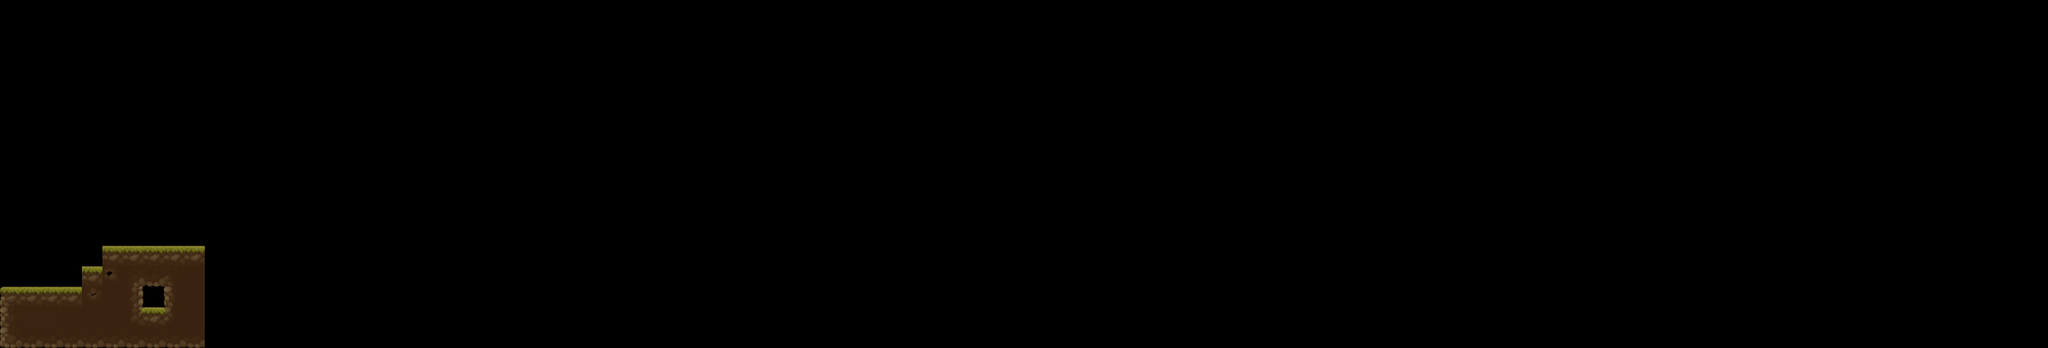

Below is a game level as drawn by its tile map, then a one-line description and the .tmx file that defines it, in full:
An orthogonal 100x17 tile map with 36x36 px tiles, 2 tile layers (terrain, moveable terrain).

<map version="1.10" tiledversion="1.10.2" orientation="orthogonal" renderorder="right-down" width="100" height="17" tilewidth="36" tileheight="36" infinite="0" nextlayerid="4" nextobjectid="1">
 <tileset firstgid="1" source="../terrain.tsx" />
 <layer id="1" name="terrain" width="100" height="17">
  <data encoding="csv">
0,0,0,0,0,0,0,0,0,0,0,0,0,0,0,0,0,0,0,0,0,0,0,0,0,0,0,0,0,0,0,0,0,0,0,0,0,0,0,0,0,0,0,0,0,0,0,0,0,0,0,0,0,0,0,0,0,0,0,0,0,0,0,0,0,0,0,0,0,0,0,0,0,0,0,0,0,0,0,0,0,0,0,0,0,0,0,0,0,0,0,0,0,0,0,0,0,0,0,0,
0,0,0,0,0,0,0,0,0,0,0,0,0,0,0,0,0,0,0,0,0,0,0,0,0,0,0,0,0,0,0,0,0,0,0,0,0,0,0,0,0,0,0,0,0,0,0,0,0,0,0,0,0,0,0,0,0,0,0,0,0,0,0,0,0,0,0,0,0,0,0,0,0,0,0,0,0,0,0,0,0,0,0,0,0,0,0,0,0,0,0,0,0,0,0,0,0,0,0,0,
0,0,0,0,0,0,0,0,0,0,0,0,0,0,0,0,0,0,0,0,0,0,0,0,0,0,0,0,0,0,0,0,0,0,0,0,0,0,0,0,0,0,0,0,0,0,0,0,0,0,0,0,0,0,0,0,0,0,0,0,0,0,0,0,0,0,0,0,0,0,0,0,0,0,0,0,0,0,0,0,0,0,0,0,0,0,0,0,0,0,0,0,0,0,0,0,0,0,0,0,
0,0,0,0,0,0,0,0,0,0,0,0,0,0,0,0,0,0,0,0,0,0,0,0,0,0,0,0,0,0,0,0,0,0,0,0,0,0,0,0,0,0,0,0,0,0,0,0,0,0,0,0,0,0,0,0,0,0,0,0,0,0,0,0,0,0,0,0,0,0,0,0,0,0,0,0,0,0,0,0,0,0,0,0,0,0,0,0,0,0,0,0,0,0,0,0,0,0,0,0,
0,0,0,0,0,0,0,0,0,0,0,0,0,0,0,0,0,0,0,0,0,0,0,0,0,0,0,0,0,0,0,0,0,0,0,0,0,0,0,0,0,0,0,0,0,0,0,0,0,0,0,0,0,0,0,0,0,0,0,0,0,0,0,0,0,0,0,0,0,0,0,0,0,0,0,0,0,0,0,0,0,0,0,0,0,0,0,0,0,0,0,0,0,0,0,0,0,0,0,0,
0,0,0,0,0,0,0,0,0,0,0,0,0,0,0,0,0,0,0,0,0,0,0,0,0,0,0,0,0,0,0,0,0,0,0,0,0,0,0,0,0,0,0,0,0,0,0,0,0,0,0,0,0,0,0,0,0,0,0,0,0,0,0,0,0,0,0,0,0,0,0,0,0,0,0,0,0,0,0,0,0,0,0,0,0,0,0,0,0,0,0,0,0,0,0,0,0,0,0,0,
0,0,0,0,0,0,0,0,0,0,0,0,0,0,0,0,0,0,0,0,0,0,0,0,0,0,0,0,0,0,0,0,0,0,0,0,0,0,0,0,0,0,0,0,0,0,0,0,0,0,0,0,0,0,0,0,0,0,0,0,0,0,0,0,0,0,0,0,0,0,0,0,0,0,0,0,0,0,0,0,0,0,0,0,0,0,0,0,0,0,0,0,0,0,0,0,0,0,0,0,
0,0,0,0,0,0,0,0,0,0,0,0,0,0,0,0,0,0,0,0,0,0,0,0,0,0,0,0,0,0,0,0,0,0,0,0,0,0,0,0,0,0,0,0,0,0,0,0,0,0,0,0,0,0,0,0,0,0,0,0,0,0,0,0,0,0,0,0,0,0,0,0,0,0,0,0,0,0,0,0,0,0,0,0,0,0,0,0,0,0,0,0,0,0,0,0,0,0,0,0,
0,0,0,0,0,0,0,0,0,0,0,0,0,0,0,0,0,0,0,0,0,0,0,0,0,0,0,0,0,0,0,0,0,0,0,0,0,0,0,0,0,0,0,0,0,0,0,0,0,0,0,0,0,0,0,0,0,0,0,0,0,0,0,0,0,0,0,0,0,0,0,0,0,0,0,0,0,0,0,0,0,0,0,0,0,0,0,0,0,0,0,0,0,0,0,0,0,0,0,0,
0,0,0,0,0,0,0,0,0,0,0,0,0,0,0,0,0,0,0,0,0,0,0,0,0,0,0,0,0,0,0,0,0,0,0,0,0,0,0,0,0,0,0,0,0,0,0,0,0,0,0,0,0,0,0,0,0,0,0,0,0,0,0,0,0,0,0,0,0,0,0,0,0,0,0,0,0,0,0,0,0,0,0,0,0,0,0,0,0,0,0,0,0,0,0,0,0,0,0,0,
0,0,0,0,0,0,0,0,0,0,0,0,0,0,0,0,0,0,0,0,0,0,0,0,0,0,0,0,0,0,0,0,0,0,0,0,0,0,0,0,0,0,0,0,0,0,0,0,0,0,0,0,0,0,0,0,0,0,0,0,0,0,0,0,0,0,0,0,0,0,0,0,0,0,0,0,0,0,0,0,0,0,0,0,0,0,0,0,0,0,0,0,0,0,0,0,0,0,0,0,
0,0,0,0,0,0,0,0,0,0,0,0,0,0,0,0,0,0,0,0,0,0,0,0,0,0,0,0,0,0,0,0,0,0,0,0,0,0,0,0,0,0,0,0,0,0,0,0,0,0,0,0,0,0,0,0,0,0,0,0,0,0,0,0,0,0,0,0,0,0,0,0,0,0,0,0,0,0,0,0,0,0,0,0,0,0,0,0,0,0,0,0,0,0,0,0,0,0,0,0,
0,0,0,0,0,2,2,2,2,2,0,0,0,0,0,0,0,0,0,0,0,0,0,0,0,0,0,0,0,0,0,0,0,0,0,0,0,0,0,0,0,0,0,0,0,0,0,0,0,0,0,0,0,0,0,0,0,0,0,0,0,0,0,0,0,0,0,0,0,0,0,0,0,0,0,0,0,0,0,0,0,0,0,0,0,0,0,0,0,0,0,0,0,0,0,0,0,0,0,0,
0,0,0,0,2,92,65,66,67,166,0,0,0,0,0,0,0,0,0,0,0,0,0,0,0,0,0,0,0,0,0,0,0,0,0,0,0,0,0,0,0,0,0,0,0,0,0,0,0,0,0,0,0,0,0,0,0,0,0,0,0,0,0,0,0,0,0,0,0,0,0,0,0,0,0,0,0,0,0,0,0,0,0,0,0,0,0,0,0,0,0,0,0,0,0,0,0,0,0,0,
1,2,2,2,124,166,81,82,83,166,0,0,0,0,0,0,0,0,0,0,0,0,0,0,0,0,0,0,0,0,0,0,0,0,0,0,0,0,0,0,0,0,0,0,0,0,0,0,0,0,0,0,0,0,0,0,0,0,0,0,0,0,0,0,0,0,0,0,0,0,0,0,0,0,0,0,0,0,0,0,0,0,0,0,0,0,0,0,0,0,0,0,0,0,0,0,0,0,0,0,
17,18,18,182,182,166,97,98,99,166,0,0,0,0,0,0,0,0,0,0,0,0,0,0,0,0,0,0,0,0,0,0,0,0,0,0,0,0,0,0,0,0,0,0,0,0,0,0,0,0,0,0,0,0,0,0,0,0,0,0,0,0,0,0,0,0,0,0,0,0,0,0,0,0,0,0,0,0,0,0,0,0,0,0,0,0,0,0,0,0,0,0,0,0,0,0,0,0,0,0,
33,34,34,34,34,34,34,34,34,34,0,0,0,0,0,0,0,0,0,0,0,0,0,0,0,0,0,0,0,0,0,0,0,0,0,0,0,0,0,0,0,0,0,0,0,0,0,0,0,0,0,0,0,0,0,0,0,0,0,0,0,0,0,0,0,0,0,0,0,0,0,0,0,0,0,0,0,0,0,0,0,0,0,0,0,0,0,0,0,0,0,0,0,0,0,0,0,0,0,0
</data>
 </layer>
 <layer id="2" name="moveable terrain" width="100" height="17">
  <data encoding="csv">
0,0,0,0,0,0,0,0,0,0,0,0,0,0,0,0,0,0,0,0,0,0,0,0,0,0,0,0,0,0,0,0,0,0,0,0,0,0,0,0,0,0,0,0,0,0,0,0,0,0,0,0,0,0,0,0,0,0,0,0,0,0,0,0,0,0,0,0,0,0,0,0,0,0,0,0,0,0,0,0,0,0,0,0,0,0,0,0,0,0,0,0,0,0,0,0,0,0,0,0,
0,0,0,0,0,0,0,0,0,0,0,0,0,0,0,0,0,0,0,0,0,0,0,0,0,0,0,0,0,0,0,0,0,0,0,0,0,0,0,0,0,0,0,0,0,0,0,0,0,0,0,0,0,0,0,0,0,0,0,0,0,0,0,0,0,0,0,0,0,0,0,0,0,0,0,0,0,0,0,0,0,0,0,0,0,0,0,0,0,0,0,0,0,0,0,0,0,0,0,0,
0,0,0,0,0,0,0,0,0,0,0,0,0,0,0,0,0,0,0,0,0,0,0,0,0,0,0,0,0,0,0,0,0,0,0,0,0,0,0,0,0,0,0,0,0,0,0,0,0,0,0,0,0,0,0,0,0,0,0,0,0,0,0,0,0,0,0,0,0,0,0,0,0,0,0,0,0,0,0,0,0,0,0,0,0,0,0,0,0,0,0,0,0,0,0,0,0,0,0,0,
0,0,0,0,0,0,0,0,0,0,0,0,0,0,0,0,0,0,0,0,0,0,0,0,0,0,0,0,0,0,0,0,0,0,0,0,0,0,0,0,0,0,0,0,0,0,0,0,0,0,0,0,0,0,0,0,0,0,0,0,0,0,0,0,0,0,0,0,0,0,0,0,0,0,0,0,0,0,0,0,0,0,0,0,0,0,0,0,0,0,0,0,0,0,0,0,0,0,0,0,
0,0,0,0,0,0,0,0,0,0,0,0,0,0,0,0,0,0,0,0,0,0,0,0,0,0,0,0,0,0,0,0,0,0,0,0,0,0,0,0,0,0,0,0,0,0,0,0,0,0,0,0,0,0,0,0,0,0,0,0,0,0,0,0,0,0,0,0,0,0,0,0,0,0,0,0,0,0,0,0,0,0,0,0,0,0,0,0,0,0,0,0,0,0,0,0,0,0,0,0,
0,0,0,0,0,0,0,0,0,0,0,0,0,0,0,0,0,0,0,0,0,0,0,0,0,0,0,0,0,0,0,0,0,0,0,0,0,0,0,0,0,0,0,0,0,0,0,0,0,0,0,0,0,0,0,0,0,0,0,0,0,0,0,0,0,0,0,0,0,0,0,0,0,0,0,0,0,0,0,0,0,0,0,0,0,0,0,0,0,0,0,0,0,0,0,0,0,0,0,0,
0,0,0,0,0,0,0,0,0,0,0,0,0,0,0,0,0,0,0,0,0,0,0,0,0,0,0,0,0,0,0,0,0,0,0,0,0,0,0,0,0,0,0,0,0,0,0,0,0,0,0,0,0,0,0,0,0,0,0,0,0,0,0,0,0,0,0,0,0,0,0,0,0,0,0,0,0,0,0,0,0,0,0,0,0,0,0,0,0,0,0,0,0,0,0,0,0,0,0,0,
0,0,0,0,0,0,0,0,0,0,0,0,0,0,0,0,0,0,0,0,0,0,0,0,0,0,0,0,0,0,0,0,0,0,0,0,0,0,0,0,0,0,0,0,0,0,0,0,0,0,0,0,0,0,0,0,0,0,0,0,0,0,0,0,0,0,0,0,0,0,0,0,0,0,0,0,0,0,0,0,0,0,0,0,0,0,0,0,0,0,0,0,0,0,0,0,0,0,0,0,
0,0,0,0,0,0,0,0,0,0,0,0,0,0,0,0,0,0,0,0,0,0,0,0,0,0,0,0,0,0,0,0,0,0,0,0,0,0,0,0,0,0,0,0,0,0,0,0,0,0,0,0,0,0,0,0,0,0,0,0,0,0,0,0,0,0,0,0,0,0,0,0,0,0,0,0,0,0,0,0,0,0,0,0,0,0,0,0,0,0,0,0,0,0,0,0,0,0,0,0,
0,0,0,0,0,0,0,0,0,0,0,0,0,0,0,0,0,0,0,0,0,0,0,0,0,0,0,0,0,0,0,0,0,0,0,0,0,0,0,0,0,0,0,0,0,0,0,0,0,0,0,0,0,0,0,0,0,0,0,0,0,0,0,0,0,0,0,0,0,0,0,0,0,0,0,0,0,0,0,0,0,0,0,0,0,0,0,0,0,0,0,0,0,0,0,0,0,0,0,0,
0,0,0,0,0,0,0,0,0,0,0,0,0,0,0,0,0,0,0,0,0,0,0,0,0,0,0,0,0,0,0,0,0,0,0,0,0,0,0,0,0,0,0,0,0,0,0,0,0,0,0,0,0,0,0,0,0,0,0,0,0,0,0,0,0,0,0,0,0,0,0,0,0,0,0,0,0,0,0,0,0,0,0,0,0,0,0,0,0,0,0,0,0,0,0,0,0,0,0,0,
0,0,0,0,0,0,0,0,0,0,0,0,0,0,0,0,0,0,0,0,0,0,0,0,0,0,0,0,0,0,0,0,0,0,0,0,0,0,0,0,0,0,0,0,0,0,0,0,0,0,0,0,0,0,0,0,0,0,0,0,0,0,0,0,0,0,0,0,0,0,0,0,0,0,0,0,0,0,0,0,0,0,0,0,0,0,0,0,0,0,0,0,0,0,0,0,0,0,0,0,
0,0,0,0,0,0,0,0,0,0,0,0,0,0,0,0,0,0,0,0,0,0,0,0,0,0,0,0,0,0,0,0,0,0,0,0,0,0,0,0,0,0,0,0,0,0,0,0,0,0,0,0,0,0,0,0,0,0,0,0,0,0,0,0,0,0,0,0,0,0,0,0,0,0,0,0,0,0,0,0,0,0,0,0,0,0,0,0,0,0,0,0,0,0,0,0,0,0,0,0,
0,0,0,0,0,0,0,0,0,0,0,0,0,0,0,0,0,0,0,0,0,0,0,0,0,0,0,0,0,0,0,0,0,0,0,0,0,0,0,0,0,0,0,0,0,0,0,0,0,0,0,0,0,0,0,0,0,0,0,0,0,0,0,0,0,0,0,0,0,0,0,0,0,0,0,0,0,0,0,0,0,0,0,0,0,0,0,0,0,0,0,0,0,0,0,0,0,0,0,0,
0,0,0,0,0,0,0,0,0,0,0,0,0,0,0,0,0,0,0,0,0,0,0,0,0,0,0,0,0,0,0,0,0,0,0,0,0,0,0,0,0,0,0,0,0,0,0,0,0,0,0,0,0,0,0,0,0,0,0,0,0,0,0,0,0,0,0,0,0,0,0,0,0,0,0,0,0,0,0,0,0,0,0,0,0,0,0,0,0,0,0,0,0,0,0,0,0,0,0,0,
0,0,0,0,0,0,0,0,0,0,0,0,0,0,0,0,0,0,0,0,0,0,0,0,0,0,0,0,0,0,0,0,0,0,0,0,0,0,0,0,0,0,0,0,0,0,0,0,0,0,0,0,0,0,0,0,0,0,0,0,0,0,0,0,0,0,0,0,0,0,0,0,0,0,0,0,0,0,0,0,0,0,0,0,0,0,0,0,0,0,0,0,0,0,0,0,0,0,0,0,
0,0,0,0,0,0,0,0,0,0,0,0,0,0,0,0,0,0,0,0,0,0,0,0,0,0,0,0,0,0,0,0,0,0,0,0,0,0,0,0,0,0,0,0,0,0,0,0,0,0,0,0,0,0,0,0,0,0,0,0,0,0,0,0,0,0,0,0,0,0,0,0,0,0,0,0,0,0,0,0,0,0,0,0,0,0,0,0,0,0,0,0,0,0,0,0,0,0,0,0
</data>
 </layer>
</map>
